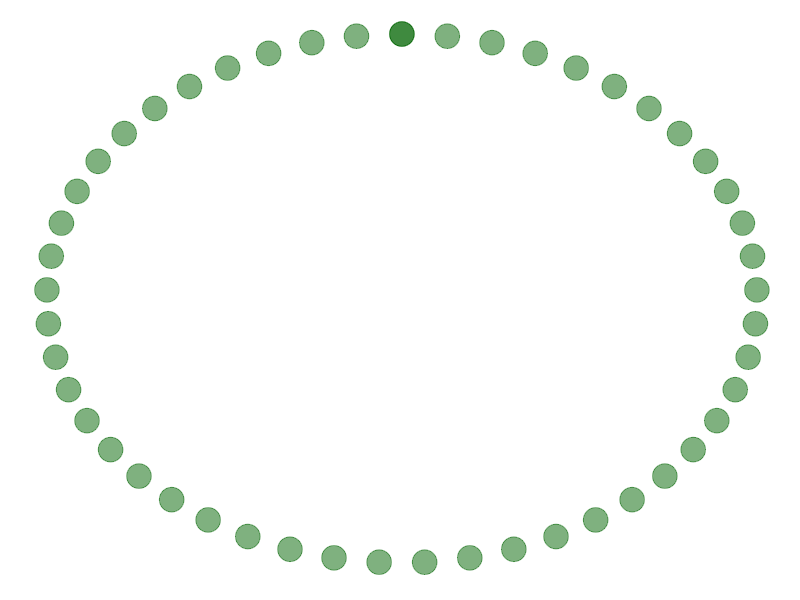
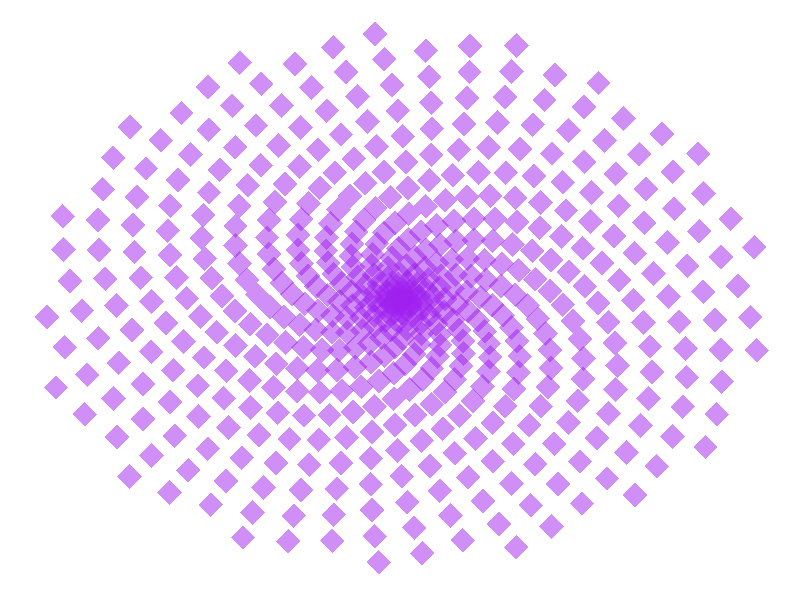
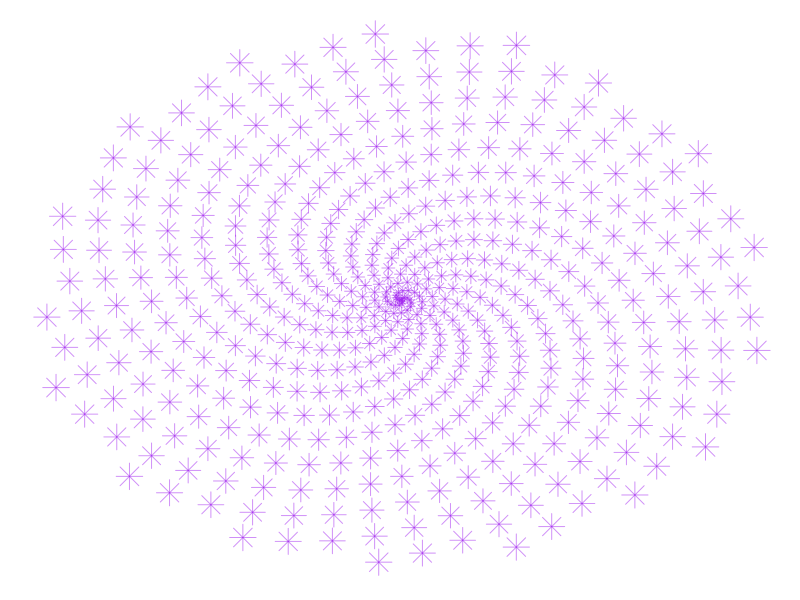
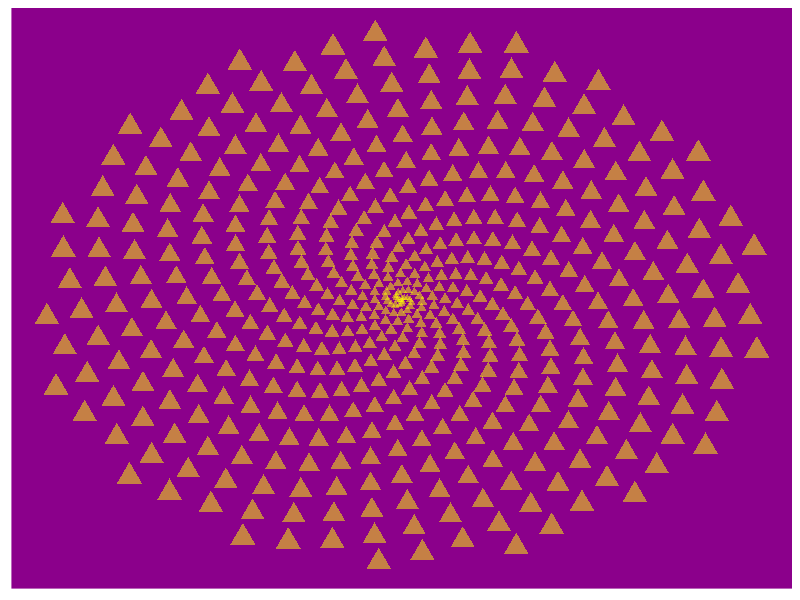
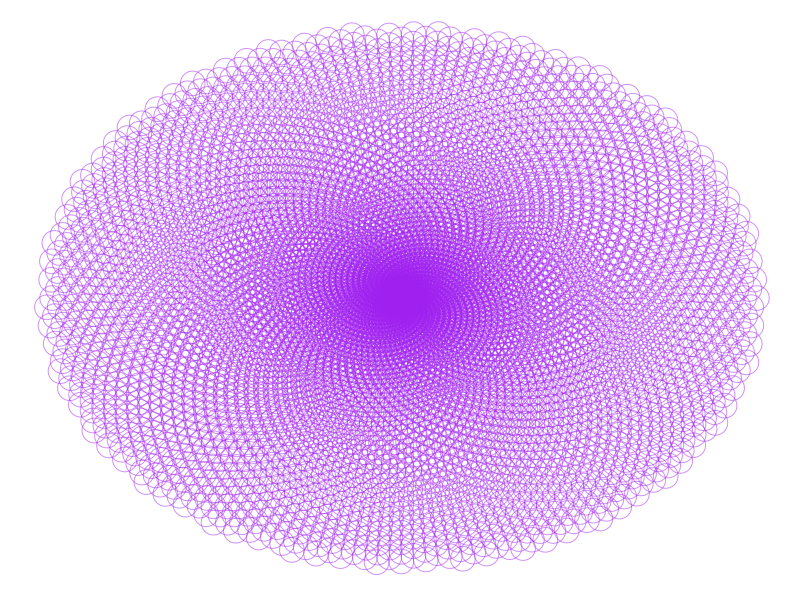

These figures' R source, in order:
#PHYLLOTAXIS

# This sets plot images to a nice size.
options(repr.plot.width = 4, repr.plot.height = 4)

library(ggplot2)

t <- seq(0, 2*pi, length.out = 50)
x <- sin(t)
y <- cos(t)
df <- data.frame(t, x, y)

# Make a scatter plot of points in a circle
p <- ggplot(df, aes(x, y))
p + geom_point(size = 8, alpha = 0.5, color = "darkgreen") +
  theme(panel.grid = element_blank(), panel.background = element_rect(fill = "white"),
        axis.text = element_blank(), axis.ticks = element_blank(), axis.title = element_blank())


# Defining the number of points
points <- 500

# Defining the Golden Angle
#angle <- pi * (3 - sqrt(5))
angle <- pi * (3 * sqrt(5))

t <- (1:points) * angle
x <- sin(t)
y <-cos(t)
df <- data.frame(t, x, y)

# Make a scatter plot of points in a spiral
#p <- ggplot(df, aes(x*t, y*t))

p <- ggplot(df, aes(x*t, y*t))
p + geom_point(size = 8, alpha = 0.5, color = "purple", shape = 18) +
  theme(panel.grid = element_blank(), panel.background = element_rect(fill = "white"),
        axis.text = element_blank(), axis.ticks = element_blank(), axis.title = element_blank())

#dandelion
p <- ggplot(df, aes(x*t, y*t))
p + geom_point(alpha = 0.5, color = "purple", shape = 8, aes(size = t)) +
  theme(panel.grid = element_blank(), panel.background = element_rect(fill = "white"),
        axis.text = element_blank(), axis.ticks = element_blank(), axis.title = element_blank(),
        legend.position = "none")

#sunflower
p <- ggplot(df, aes(x*t, y*t))
p + geom_point(alpha = 0.5, color = "yellow", shape = 17, aes(size = t)) +
  theme(panel.grid = element_blank(), panel.background = element_rect(fill = "darkmagenta"),
        axis.text = element_blank(), axis.ticks = element_blank(), axis.title = element_blank(),
        legend.position = "none")



#challenge

angle <- 14 * pi / 180
points <- 5000

t <- (1:points) * angle
x <- sin(t)
y <-cos(t)
df <- data.frame(t, x, y)


df <- data.frame(t, x, y)

p <- ggplot(df, aes(x*t, y*t))
p + geom_point(color = "purple", shape = 1, alpha = 0.5, size = 8) +
  theme(panel.grid = element_blank(), panel.background = element_rect(fill = "white"),
        axis.text = element_blank(), axis.ticks = element_blank(), axis.title = element_blank(),
        legend.position = "none")